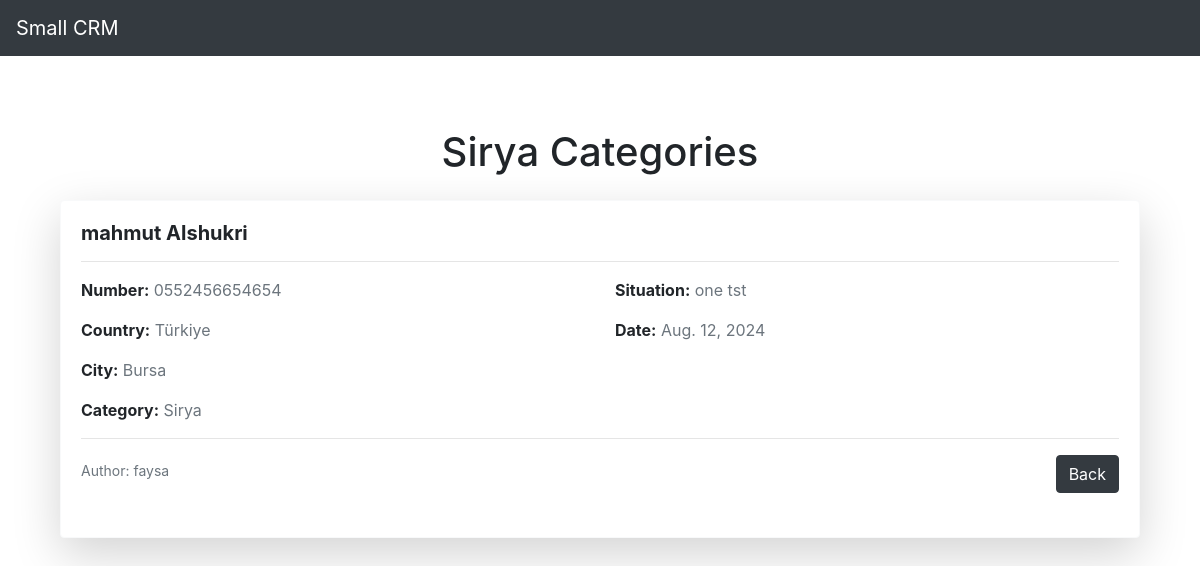
Page /category/Sirya/ on the committed database.
### blog/models.py (models this page shows, shortened)
class Category(models.Model):
    customer_country_catalog = models.CharField(max_length=100)
    def __str__(self):
        return self.customer_country_catalog

class Customer(models.Model):
    name = models.CharField(max_length=100)
    last_name = models.CharField(max_length=100)
    number = models.CharField(max_length=100)
    country = models.CharField(max_length=100)
    city = models.CharField(max_length=100)
    situation = models.TextField()
    post_date = models.DateField(auto_now_add=True)
    author = models.ForeignKey(User, on_delete=models.CASCADE)
    category = models.ForeignKey(Category, on_delete=models.SET_NULL, null=True, blank=True)

### blog/views.py (the view)
# urls.py: path('category/<str:cats>/', CategoryView, name='Category'),
def CategoryView(request, cats):
    category_post = Customer.objects.filter(category__customer_country_catalog=cats)
    return render(request, 'Categories.html', {'cats': cats, 'category_post': category_post})

### blog/templates/Categories.html (shortened to what this page needs)
{% extends 'base.html' %}
{% block content %}
    <div class="container mt-5">
        <h1 class="text-center mb-4">{{ cats }} Categories</h1>
        {% for customer in category_post %}
        <div class="card mb-4 shadow-lg border-light rounded">
            <div class="card-body">
                <h5 class="card-title mb-3">
                    <span class="font-weight-bold text-black">{{ customer.name }} {{ customer.last_name }}</span>
                </h5>
                <hr>
                <div class="row mb-3">
                    <div class="col-md-6">
                        <p class="card-text"><strong>Number:</strong> <span class="text-muted">{{ customer.number }}</span></p>
                        <p class="card-text"><strong>Country:</strong> <span class="text-muted">{{ customer.country }}</span></p>
                        <p class="card-text"><strong>City:</strong> <span class="text-muted">{{ customer.city }}</span></p>
                        <p class="card-text"><strong>Category:</strong> <span class="text-muted">{{ customer.category }}</span></p>
                    </div>
                    <div class="col-md-6">
                        <p class="card-text"><strong>Situation:</strong> <span class="text-muted">{{ customer.situation }}</span></p>
                        <p class="card-text"><strong>Date:</strong> <span class="text-muted">{{ customer.post_date }}</span></p>
                    </div>
                </div>
                <hr>
                <div class="d-flex justify-content-between align-items-center mb-4">
                    <p class="card-text mb-2 text-muted">
                        <small>Author: {{ customer.author }}</small>
                    </p>
                    <a href="{% url 'home' %}" class="btn btn-dark">Back</a>
                </div>
            </div>
        </div>
        {% empty %}
            <p class="text-center">No customers found in this category.</p>
            <a href="{% url 'home' %}" class="btn btn-dark">Back</a>
        {% endfor %}
    </div>
{% endblock content %}

### rows in the picture
Category: customer_country_catalog "Sirya"
Customer: name "mahmut", last_name "Alshukri", number "0552456654654", country "Türkiye", city "Bursa", category "Sirya", situation "one tst", post_date "Aug. 12, 2024", author "faysa"
